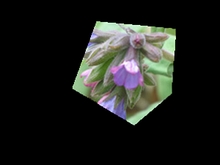
%> input picture images/template.png, 220 x 165 px, shrunk from 300 x 225 before the run
$ octave main1.m   (GNU Octave 9; MATLAB toolbox functions it lacks are replaced by stand-ins)
%> lines starting %> are read from the running program, lines starting %| are printed output that depends on the picture
### workspace/blockSplit.m
function blockList = blockSplit(template, blockSize)
	% This function is used to split the image into blocks (just the area of interest- AOI).
	% Input: template - a template image where areas except AOI are all black
	% 		 blockSize - the block size is blockSize*blockSize pixels
	% Output: A blockList matrix n*2,where n is the number of blocks and each row stands for the top-left
	% corner position
	% Convert the template to gray scale image
	if size(template, 3) == 3
		template = rgb2gray(template);
	end

	[m n] = size(template);
	fprintf('Image size = %d*%d.\n', m, n);
	blockList = zeros(0,2);
	for i = 1:blockSize:m
		for j = 2:blockSize:n
			if (template(i,j) > 0) && (i+blockSize-1 <= m) && (j+blockSize-1 <= n)
				blockList = [ blockList; i j];
			end
		end
	end
end

### workspace/main1.m
% CV Final Project
% Junwei Jason Zhang, Jian Jiang
% Dept. of Computer Science, SUNY-Stony Brook
% Efficient MRF Deformation Model for Non-Rigid Image Matching


%function main(option)

t1= clock;
option = 2;

% if option == 1, use grayscale images
% if option == 2, use rgb images

% Read in Images and turn them into gray scale Images
originTemplateImage = imread('../images/template.png');		% Template Image
%> originTemplateImage is the input picture: size 165x220x3 uint8; mean R, G, B 29.8, 31.3, 28.1
originTarget1 = imread('../images/target1.png');	% Target Images
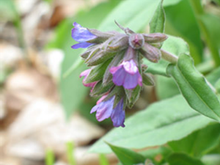
%> input picture images/target1.png, 220 x 165 px, shrunk from 300 x 225 before the run
%> originTarget1 is the input picture: size 165x220x3 uint8; mean R, G, B 158.3, 176.6, 138.3
originTarget2 = imread('../images/target2.png');
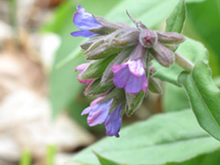
%> input picture images/target2.png, 220 x 165 px, shrunk from 300 x 225 before the run
%> originTarget2 is the input picture: size 165x220x3 uint8; mean R, G, B 161.2, 179.1, 146.8
originTarget3 = imread('../images/target3.png');
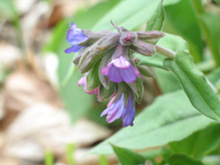
%> input picture images/target3.png, 220 x 165 px, shrunk from 300 x 225 before the run
%> originTarget3 is the input picture: size 165x220x3 uint8; mean R, G, B 158.3, 176.7, 138.6
originTarget4 = imread('../images/target4.png');
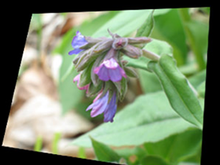
%> input picture images/target4.png, 220 x 165 px, shrunk from 300 x 225 before the run
%> originTarget4 is the input picture: size 165x220x3 uint8; mean R, G, B 117.7, 135.4, 102.7

grayTemplateImage = rgb2gray(originTemplateImage);
grayTarget1 = rgb2gray(originTarget1);
grayTarget2 = rgb2gray(originTarget2);
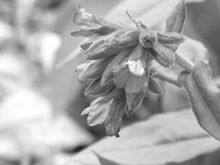
%> grayTarget2: size 165x220 uint8; min 36, max 255, mean 170.1
grayTarget3 = rgb2gray(originTarget3);
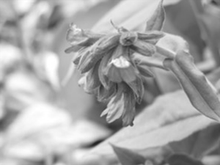
%> grayTarget3: size 165x220 uint8; min 34, max 255, mean 166.9
grayTarget4 = rgb2gray(originTarget4);
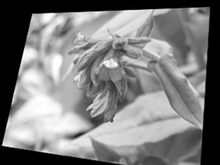
%> grayTarget4: size 165x220 uint8; min 0, max 255, mean 126.4

blockSize = 4;
% Get the blocks
disp('Spliting image into blocks...');
if option == 2
    blockList = blockSplit(originTemplateImage, blockSize);
%> the run ends on the next line
